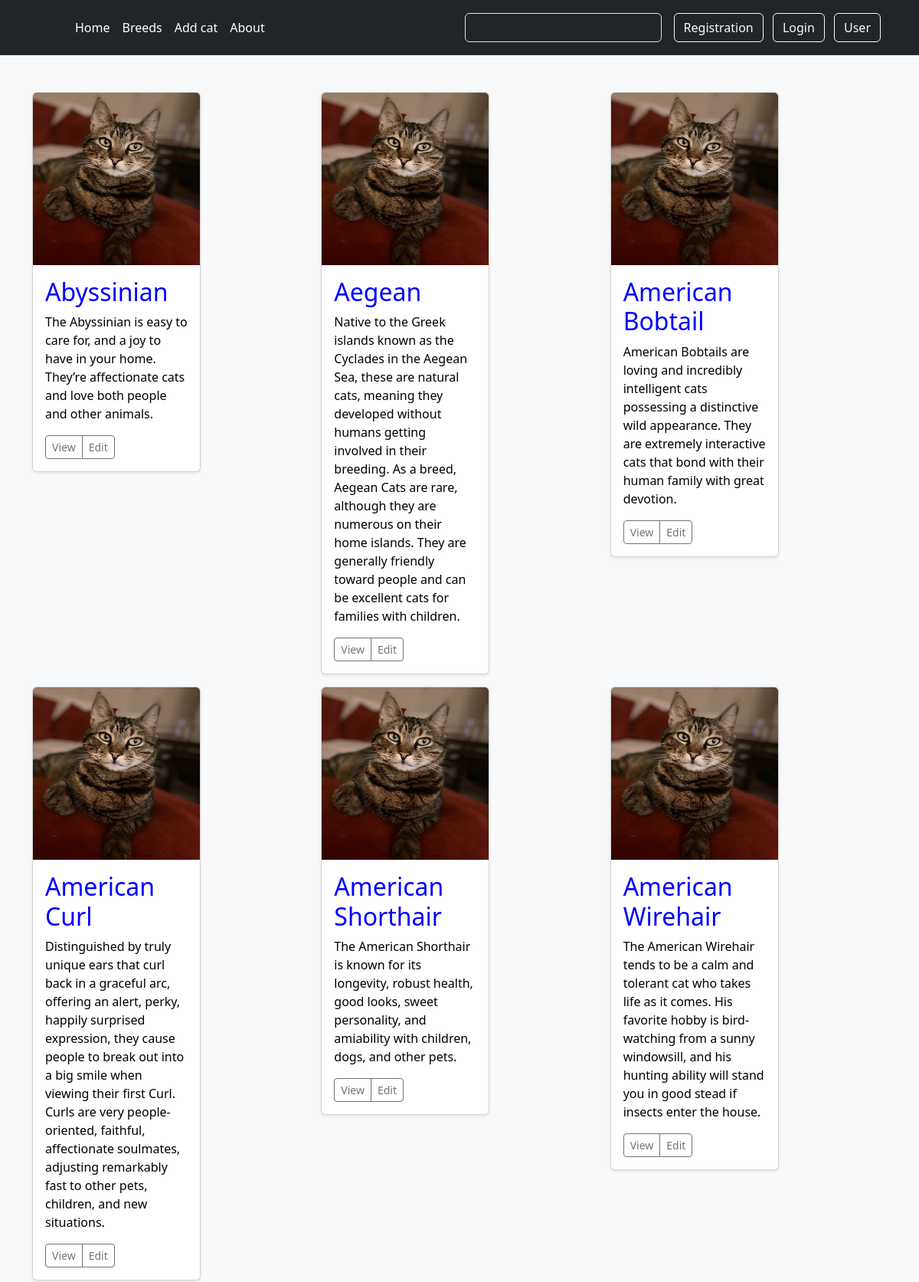
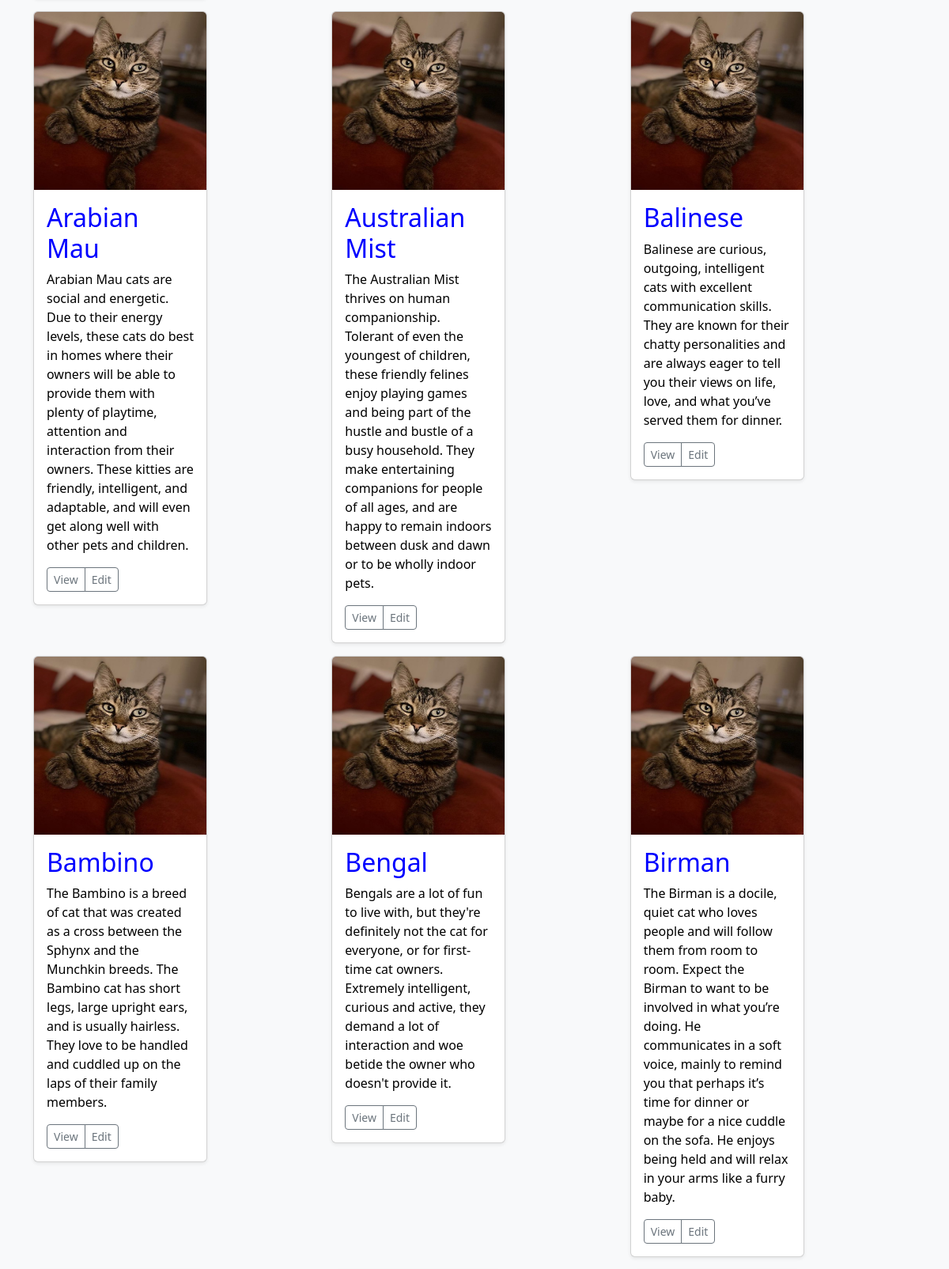
The app's page /kinds/ (upper part) with its own data (2 pictures, top to bottom).
### about/models.py (models this page shows)
class Cat(models.Model):
    abb = models.CharField(max_length=4)
    name = models.CharField(max_length=30, verbose_name='Breed')
    temperament = models.CharField(max_length=150, verbose_name='Temperament')
    description = models.CharField(max_length=350, verbose_name='Description')
    wikipedia_url = models.CharField(max_length=150, verbose_name='Url')
    image = models.ImageField(upload_to='cat_images/', default='Aegean_Island_Cat.jpg')

### about/views.py (the view)
# urls.py: path('kinds/', views.kinds, name='kinds'),
def kinds(request):
    cats = Cat.objects.all()
    c = {"cats1": cats}
    return render(request, 'about/cat_album.html', c)

### templates/about/cat_album.html (shortened to what this page needs)
{% extends 'base.html' %}
{% block content %}
<div class="album py-5 bg-body-tertiary">
    <div class="container">
      <div class="row row-cols-1 row-cols-sm-2 row-cols-md-3 g-3">
        {% for i in cats1 %}
        <div class="col">
          <div class="card shadow-sm">
            <img class="bd-placeholder-img card-img-top" src="media/{{ i.image }}" width="100%" height="225" role="img">
            <div class="card-body">
              <h2>
                {{ i.name }}
              </h2>
              <p class="card-text">{{ i.description }}</p>
              <div class="d-flex justify-content-between align-items-center">
                <div class="btn-group">
                  <a href="{% url 'about:cat_detail' i.pk %}" type="button" class="btn btn-sm btn-outline-secondary">View</a>
                  <a href="{% url 'about:edit_cat' i.pk %}" type="button" class="btn btn-sm btn-outline-secondary">Edit</a>
                </div>
              </div>
            </div>
          </div>
        </div>
        {% endfor %}
      </div>
    </div>
  </div>
{% endblock %}

### templates/base.html (shortened to what this page needs)
<!doctype html>
<html lang="ru">
<head>
    <link href="https://cdn.jsdelivr.net/npm/bootstrap@5.3.0-alpha3/dist/css/bootstrap.min.css" rel="stylesheet">
</head>
<body>
{% include "includes/header.html" %}
{% block content %}{% endblock %}
</body>
</html>

### templates/includes/header.html
<header class="p-3 text-bg-dark">
    <div class="container">
      <div class="d-flex flex-wrap align-items-center justify-content-center justify-content-lg-start">
        <a href="/" class="d-flex align-items-center mb-2 mb-lg-0 text-white text-decoration-none">
          <svg class="bi me-2" width="40" height="32" role="img" aria-label="Bootstrap"><use xlink:href="#bootstrap"></use></svg>
        </a>
        <ul class="nav col-12 col-lg-auto me-lg-auto mb-2 justify-content-center mb-md-0">
          <li><a href="#" class="nav-link px-2 text-white">Home</a></li>
          <li><a href="{% url 'about:kinds' %}" class="nav-link px-2 text-white">Breeds</a></li>
          <li><a href="{% url 'about:new_cat' %}" class="nav-link px-2 text-white">Add cat</a></li>
          <li><a href="#" class="nav-link px-2 text-white">About</a></li>
        </ul>
        <form class="col-12 col-lg-auto mb-3 mb-lg-0 me-lg-3" role="search">
          <input type="search" class="form-control form-control-dark text-bg-dark" placeholder="Search..." aria-label="Search">
        </form>
        <div class="text-end">
          <a href="{% url 'about:reg' %}" class="btn btn-outline-light me-2">Registration</a>
          <a href="{% url 'about:userauth' %}" class="btn btn-outline-light me-2">Login</a>
          <a href="{% url 'about:profile' %}" class="btn btn-outline-light me-2">User</a>
        </div>
      </div>
    </div>
  </header>

### templates/base.html (style rules this page uses)
p { color:black; }
.card { color:blue; height: auto; width: 220px; }

### records on screen
Cat: image (picture), name "Abyssinian", description "The Abyssinian is easy to care for, and a joy to have in your home. They’re affectionate cats and love both people and other animals."
Cat: image (picture), name "Aegean", description "Native to the Greek islands known as the Cyclades in the Aegean Sea, these are natural cats, meaning they developed without humans getting involved in their breeding. As a breed, Aegean Cats are rare, although they are numerous on their home islands. They are generally friendly toward people and can be excellent cats for families with children."
Cat: image (picture), name "American Bobtail", description "American Bobtails are loving and incredibly intelligent cats possessing a distinctive wild appearance. They are extremely interactive cats that bond with their human family with great devotion."
Cat: image (picture), name "American Curl", description "Distinguished by truly unique ears that curl back in a graceful arc, offering an alert, perky, happily surprised expression, they cause people to break out into a big smile when viewing their first Curl. Curls are very people-oriented, faithful, affectionate soulmates, adjusting remarkably fast to other pets, children, and new situations."
Cat: image (picture), name "American Shorthair", description "The American Shorthair is known for its longevity, robust health, good looks, sweet personality, and amiability with children, dogs, and other pets."
Cat: image (picture), name "American Wirehair", description "The American Wirehair tends to be a calm and tolerant cat who takes life as it comes. His favorite hobby is bird-watching from a sunny windowsill, and his hunting ability will stand you in good stead if insects enter the house."
Cat: image (picture), name "Arabian Mau", description "Arabian Mau cats are social and energetic. Due to their energy levels, these cats do best in homes where their owners will be able to provide them with plenty of playtime, attention and interaction from their owners. These kitties are friendly, intelligent, and adaptable, and will even get along well with other pets and children."
Cat: image (picture), name "Australian Mist", description "The Australian Mist thrives on human companionship. Tolerant of even the youngest of children, these friendly felines enjoy playing games and being part of the hustle and bustle of a busy household. They make entertaining companions for people of all ages, and are happy to remain indoors between dusk and dawn or to be wholly indoor pets."
Cat: image (picture), name "Balinese", description "Balinese are curious, outgoing, intelligent cats with excellent communication skills. They are known for their chatty personalities and are always eager to tell you their views on life, love, and what you’ve served them for dinner."
Cat: image (picture), name "Bambino", description "The Bambino is a breed of cat that was created as a cross between the Sphynx and the Munchkin breeds. The Bambino cat has short legs, large upright ears, and is usually hairless. They love to be handled and cuddled up on the laps of their family members."
Cat: image (picture), name "Bengal", description "Bengals are a lot of fun to live with, but they're definitely not the cat for everyone, or for first-time cat owners. Extremely intelligent, curious and active, they demand a lot of interaction and woe betide the owner who doesn't provide it."
Cat: image (picture), name "Birman", description "The Birman is a docile, quiet cat who loves people and will follow them from room to room. Expect the Birman to want to be involved in what you’re doing. He communicates in a soft voice, mainly to remind you that perhaps it’s time for dinner or maybe for a nice cuddle on the sofa. He enjoys being held and will relax in your arms like a furry baby."
